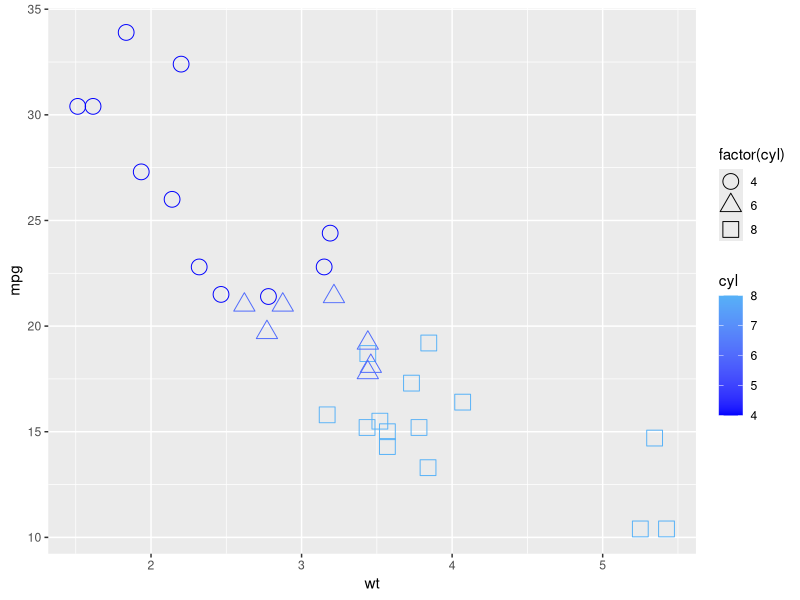
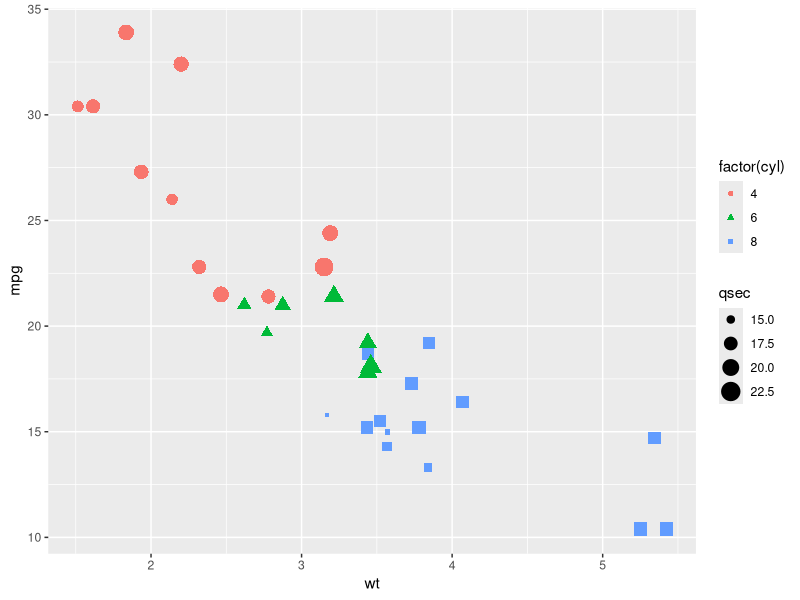

These figures' R source, in order:
## ---- chunk 1
knitr::opts_chunk$set(echo = TRUE)
## ---- chunk 2
library(ggplot2)
p <- ggplot(mtcars, aes(wt, mpg))
 p + geom_point(aes(colour = cyl, shape = factor(cyl)),size = 5) + scale_colour_gradient(low = "blue") +
    scale_shape(solid = FALSE)
## ---- chunk 3
p + geom_point(aes(
  colour = factor(cyl),
  shape = factor(cyl),
  size = qsec
))
